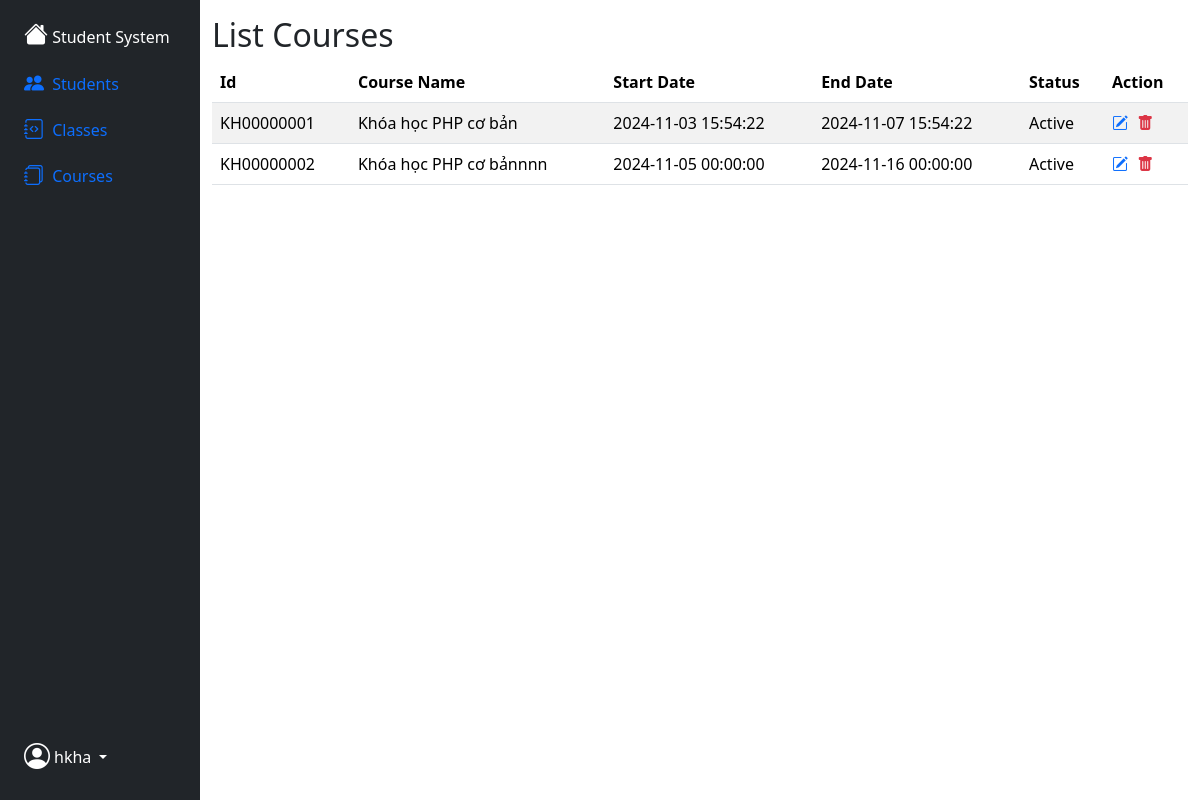
The page /php_mvc/index.php?controller=khoahoc&action=index on the database its author committed.
### tables this page shows
CREATE TABLE `khoa_hoc` (
  `id_khoa_hoc` int NOT NULL,
  `ma_khoa_hoc` char(10) NOT NULL,
  `ten_khoa_hoc` varchar(100) NOT NULL,
  `ngay_bat_dau_kh` datetime DEFAULT NULL,
  `ngay_ket_thuc_kh` datetime DEFAULT NULL,
  `status_id` tinyint(1) DEFAULT NULL
);

### php_mvc/controllers/khoahoc_controller.php (called while the page is built, shortened)
<?php
require_once('models/khoahoc.php');
class KhoaHocController extends BaseController
{
    public function index()
    {
        $khoahoc = KhoaHoc::all();
        $this->render('index', $khoahoc);
    }
}

### php_mvc/routes.php (called while the page is built, shortened)
<?php
$controller = new $klass;
$controller->$action();

### php_mvc/index.php (called while the page is built, shortened)
<?php
require_once('routes.php');

### php_mvc/models/khoahoc.php (called while the page is built, shortened)
<?php
class KhoaHoc
{
    static $tableName = 'khoa_hoc';
    static function all($params = array())
    {
        $db = DB::getInstance();
        $sql = 'SELECT * FROM ' . self::$tableName;
        $req = $db->query($sql);
        $list = $req->fetchAll();
        return $list;
    }
}

### php_mvc/views/khoahoc/index.php (the view)
<h2>List Courses</h2>
<table class="table table-striped table-responsive" id="tableId" style="width: 100%;">
    <thead>
        <tr>
            <th>Id</th>
            <th>Course Name</th>
            <th>Start Date</th>
            <th>End Date</th>
            <th>Status</th>
            <th>Action</th>
        </tr>
    </thead>
    <tbody>
        <?php foreach ($data as $item): ?>
            <tr>
                <td><?php echo htmlspecialchars($item['ma_khoa_hoc']); ?></td>
                <td><?php echo htmlspecialchars($item['ten_khoa_hoc']); ?></td>
                <td><?php echo htmlspecialchars($item['ngay_bat_dau_kh']); ?></td>
                <td><?php echo htmlspecialchars($item['ngay_ket_thuc_kh']); ?></td>
                <td><?php
                    if ($item['status_id'] == 1) {
                        echo "Active";
                    } else if ($item['status_id'] == 0) {
                        echo "Inactive";
                    } else
                        echo htmlspecialchars($item['status_id']); ?></td>
                <td>
                    <a class="text-decoration-none" href="index.php?controller=khoahoc&action=showUpdateKhoaHoc&id_khoa_hoc=<?php echo $item['id_khoa_hoc']; ?>">
                        <i class="bi bi-pencil-square" style="color: #0d6efd;"></i>
                    </a>
                    <a class="text-decoration-none" style="margin-left: 5px;" href="index.php?controller=khoahoc&action=removeKhoaHoc&id_khoa_hoc=<?php echo $item['id_khoa_hoc']; ?>"
                        onclick="return confirm('Bạn có chắc chắn muốn xóa <?php echo $item['ten_khoa_hoc'] ?> không?');">
                        <i class="bi bi-trash-fill" style="color: #dc3545;"></i>
                    </a>
                </td>
            </tr>
        <?php endforeach; ?>
    </tbody>
</table>

### rows shown on the page
khoa_hoc: ma_khoa_hoc "KH00000001", ten_khoa_hoc "Khóa học PHP cơ bản", ngay_bat_dau_kh "2024-11-03 15:54:22", ngay_ket_thuc_kh "2024-11-07 15:54:22", status_id "Active"
khoa_hoc: ma_khoa_hoc "KH00000002", ten_khoa_hoc "Khóa học PHP cơ bảnnnn", ngay_bat_dau_kh "2024-11-05 00:00:00", ngay_ket_thuc_kh "2024-11-16 00:00:00", status_id "Active"
